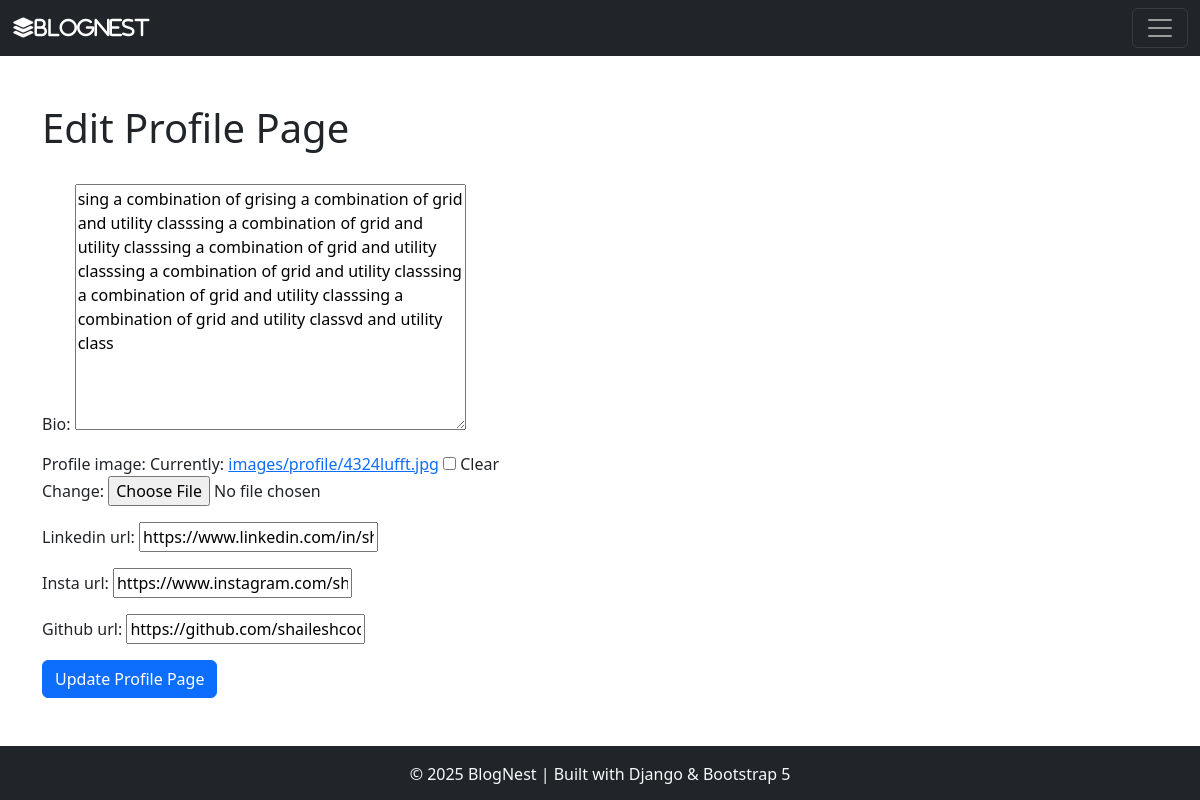
The app's page /members/1/edit_profile_page/ (signed in), older data.
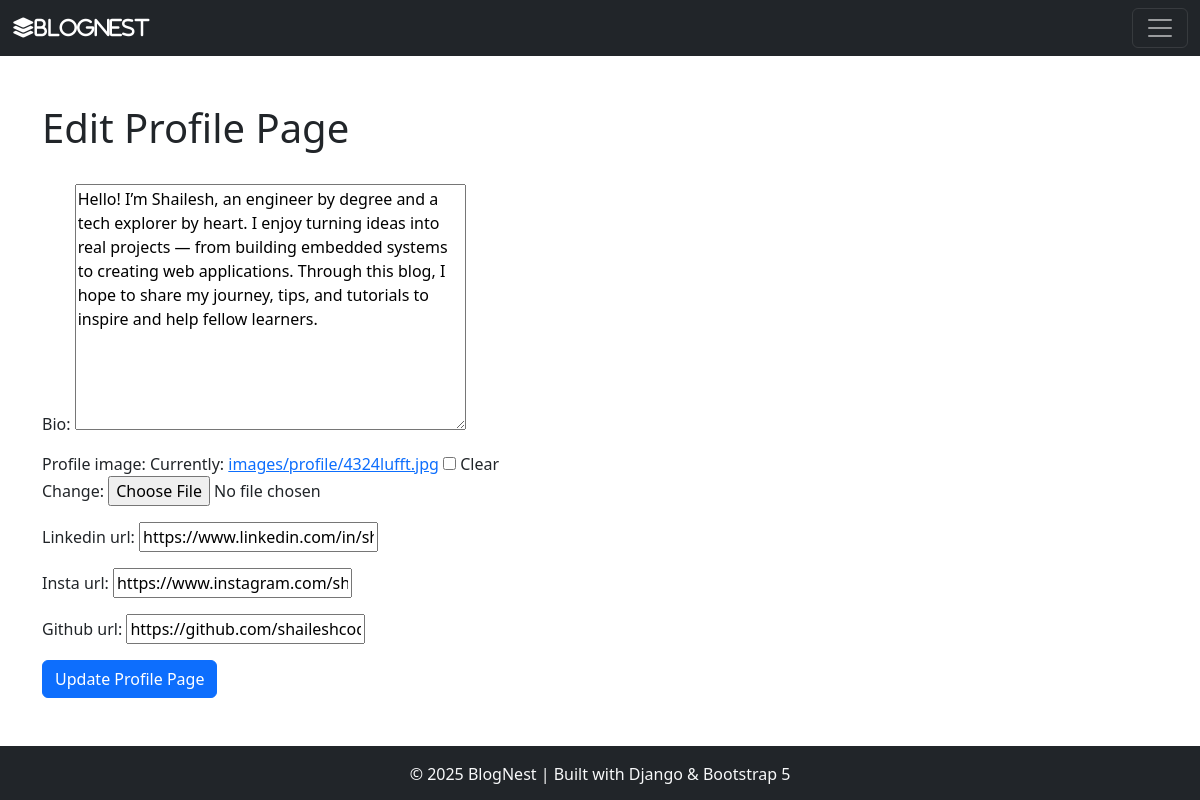
The same page, newer data.
### theblog/models.py (models this page shows, shortened)
class UserProfile(models.Model):
    user = models.OneToOneField(User,null=True,on_delete=models.CASCADE)
    bio = models.TextField()
    profile_image = models.ImageField(null=True,blank=True,upload_to="images/profile/",default="images/profile/default.png" )
    linkedin_url = models.CharField(max_length=255,null= True,blank=True)
    insta_url = models.CharField(max_length=255,null= True,blank=True)
    github_url = models.CharField(max_length=255,null= True,blank=True)

### members/views.py (the view)
# urls.py: path('<int:pk>/edit_profile_page/',EditProfilePageView.as_view(),name="edit_profile_page"),
class EditProfilePageView(UpdateView):
    model = UserProfile
    template_name = 'registration/edit_user_profile.html'
    fields = ['bio','profile_image','linkedin_url','insta_url','github_url']
    success_url = reverse_lazy('home')
    def get_object(self, queryset=None):
        return get_object_or_404(UserProfile, user=self.request.user)

### members/templates/registration/edit_user_profile.html (shortened to what this page needs)
{% extends "base.html" %}
{% block content %}
<div style="margin-top: 80px; max-width: 700px; text-align: left;">
    {% if user.is_authenticated %}
        {% if user.id == userprofile.user.id %}
            <h1>Edit Profile Page</h1><br>
            <div class="form-group">
                <form method="post" enctype="multipart/form-data">
                    {{ form.as_p }}
                    <button type="submit" class="btn btn-primary">Update Profile Page</button>
                </form>
            </div>
        {% else %}
            <br><br><br>
            <h3>You are not the correct user to edit this blog!!!</h3>
        {% endif %}
    {% else %}
        <h3>You are not allowed here! (and you know it...)</h3>
    {% endif %}
</div>
{% endblock content %}

Row changes from the older to the newer data that the page shows:
changed UserProfile "https://www.linkedin.com/in/shailesh-deshmukh11/": bio "sing a combination of grising a combination of grid and utility classsing a combination of grid and utility classsing a combination of grid and utility classsing a combination of grid and utility classsing a combination of grid and utility classsing a combination of grid and utility classvd and utility class" → "Hello! I’m Shailesh, an engineer by degree and a tech explorer by heart. I enjoy turning ideas into real projects — from building embedded systems to creating web applications. Through this blog, I hope to share my journey, tips, and tutorials to inspire and help fellow learners."
